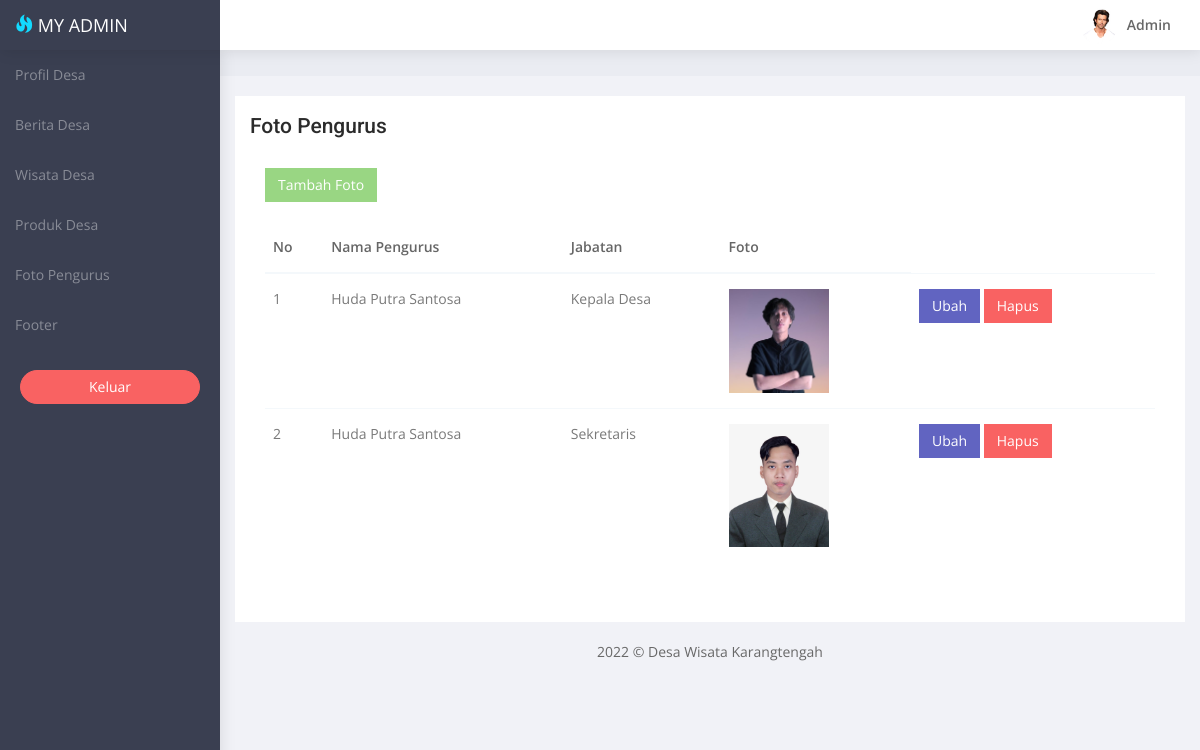
The app's page /admin/foto-pengurus.php (signed in) with its own data.
### tables this page shows
CREATE TABLE `pengurus` (
  `id_pengurus` int(11) NOT NULL,
  `nama_pengurus` varchar(255) NOT NULL,
  `jabatan` varchar(255) NOT NULL,
  `foto_pengurus` varchar(255) NOT NULL
);

### admin/foto-pengurus.php (the view, shortened to what this page needs)
<!DOCTYPE html>
<html lang="en">
<head>
   <link href="bower_components/bootstrap/dist/css/bootstrap.min.css" rel="stylesheet">
   <link href="bower_components/metisMenu/dist/metisMenu.min.css" rel="stylesheet">
   <link href="css/style.css" rel="stylesheet">
</head>
<body>
   <div id="wrapper">
      <?php include './navigationCollapse.php'; ?>
      <div id="page-wrapper">
         <div class="container-fluid">
            <div class="row bg-title">
               <div class="col-lg-12">
               </div>
            </div>
            <div class="row">
               <div class="col-md-12">
                  <div class="white-box">
                     <h3>Foto Pengurus</h3>
                     <div class="white-box">
                        <a href="./tambah-foto" class="btn btn-success">Tambah Foto</a><br><br>
                        <div class="table-responsive">
                           <table class="table">
                              <thead>
                                 <tr>
                                    <th>No</th>
                                    <th>Nama Pengurus</th>
                                    <th>Jabatan</th>
                                    <th>Foto</th>
                                 </tr>
                              </thead>
                              <tbody>
                                 <?php
                                 include '../admin/config.php';
                                 $no = 1;
                                 $getData = mysqli_query($konfigur, "SELECT * FROM pengurus");
                                 while ($row = mysqli_fetch_array($getData)) {
                                 ?>
                                    <tr>
                                       <td><?= $no++; ?></td>
                                       <td><?= $row['nama_pengurus'] ?></td>
                                       <td><?= $row['jabatan'] ?></td>
                                       <td><img src="../assets/img/pengurus/<?= $row['foto_pengurus'] ?>" width="100" alt=""></td>
                                       <td>
                                          <a href="./update-foto?id_pengurus=<?= $row['id_pengurus']; ?>" class="btn btn-primary">Ubah</a>
                                          <a href="./hapus-foto?id_pengurus=<?= $row['id_pengurus']; ?>" class="btn btn-danger">Hapus</a>
                                       </td>
                                    </tr>
                                 <?php } ?>
                              </tbody>
                           </table>
                        </div>
                     </div>
                  </div>
               </div>
            </div>
         </div>
         <footer class="text-center"> 2022 &copy; Desa Wisata Karangtengah</a> </footer>
      </div>
</body>
</html>

### admin/navigationCollapse.php (shortened to what this page needs)
<nav class="navbar navbar-default navbar-static-top" style="margin-bottom: 0">
   <div class="navbar-header"> <a class="navbar-toggle hidden-sm hidden-md hidden-lg " href="javascript:void(0)" data-toggle="collapse" data-target=".navbar-collapse"><i class="ti-menu"></i></a>
      <div class="top-left-part"><a class="logo" href="dashboard.html"><i class="glyphicon glyphicon-fire"></i>&nbsp;<span class="hidden-xs">My Admin</span></a></div>
      <ul class="nav navbar-top-links navbar-right pull-right">
         <li>
            <a class="profile-pic" href="#"> <img src="images/users/hritik.jpg" alt="user-img" width="36" class="img-circle"><b class="hidden-xs">Admin</b> </a>
         </li>
      </ul>
   </div>
</nav>
<div class="navbar-default sidebar nicescroll" role="navigation">
   <div class="sidebar-nav navbar-collapse ">
      <ul class="nav" id="side-menu">
         <li>
            <a href="./dashboard" class="waves-effect">
               Profil Desa</a>
         </li>
         <li>
            <a href="./berita-admin" class="waves-effect">Berita Desa</a>
         </li>
         <li>
            <a href="./wisata-admin" class="waves-effect">Wisata Desa</a>
         </li>
         <li>
            <a href="./produk-admin" class="waves-effect">Produk Desa</a>
         </li>
         <li>
            <a href="./foto-pengurus" class="waves-effect">Foto Pengurus</a>
         </li>
         <li>
            <a href="./footer-admin" class="waves-effect">Footer</a>
         </li>
      </ul>
      <div class="center p-20">
         <span class="hide-menu"><a href="./logout.php" class="btn btn-danger btn-block btn-rounded waves-effect waves-light">Keluar</a></span>
      </div>
   </div>
</div>

### admin/css/style.css (style rules this page uses)
* { outline:0!important }
body { background:#3a3f51;font-family:'Open Sans',sans-serif;margin:0;overflow-x:hidden;color:#686868 }
html { position:relative;min-height:100%;background:#f1f2f7 }
h1,h2,h3,h4,h5,h6 { color:#2b2b2b;font-family:Roboto,sans-serif;margin:10px 0;font-weight:300 }
h3 { line-height:30px;font-size:21px }
b { font-weight:600 }
.p-20 { padding:20px!important }
.btn { border-radius:0 }
#wrapper { width:100% }
#page-wrapper { padding:0 0 60px;min-height:568px;background:#f1f2f7 }
.bg-title { background:#eaecf2;overflow:hidden;padding:15px 20px 10px;margin-bottom:20px }
.bg-title .breadcrumb .active,.logo i { color:#13dafe }
.top-left-part { width:220px;float:left;background:#3a3f51 }
.top-left-part a { color:#fff;font-size:18px;line-height:50px;padding-left:15px;text-transform:uppercase }
.navbar-header { width:100%;background:#fff;border:0 }
.navbar-default { border:0;box-shadow:1px 1px 15px rgba(0,0,0,.1) }
.navbar-top-links { margin-right:0 }
.navbar-top-links>li { float:left }
.navbar-top-links li:last-child { margin-right:15px }
.navbar-top-links>li>a { color:#686868;padding:0 14px;line-height:50px;min-height:50px }
.profile-pic { padding:0 20px;line-height:50px }
.profile-pic img { margin-right:10px }
.btn-rounded { border-radius:60px }
.btn-primary { background:#6164c1;border:1px solid #6164c1 }
.btn-success { background:#99d683;border:1px solid #99d683 }
.btn-danger { background:#f96262;border:1px solid #f96262 }
.white-box { background:#fff;padding:15px;margin-bottom:20px }
.white-box h3 { margin:0 0 12px;font-weight:500 }
.waves-effect { position:relative;cursor:pointer;display:inline-block;overflow:hidden;-webkit-user-select:none;-moz-user-select:none;-ms-user-select:none;user-select:none;-webkit-tap-highlight-color:transparent }
.table { margin-bottom:10px }
.table-bordered,.table>tbody>tr>td,.table>tbody>tr>th,.table>tfoot>tr>td,.table>tfoot>tr>th,.table>thead>tr>td,.table>thead>tr>th { border-top:1px solid #f4f8fb }
.table>tbody>tr>td,.table>tbody>tr>th,.table>tfoot>tr>td,.table>tfoot>tr>th,.table>thead>tr>td,.table>thead>tr>th { padding:15px 8px }
.table>thead>tr>th { vertical-align:bottom;border-bottom:2px solid #f4f8fb }
tbody { color:#797979 }
th { color:#666;font-weight:600 }
.sidebar { background:#3a3f51;overflow-y:auto }
.sidebar .sidebar-nav.navbar-collapse { padding-left:0;padding-right:0 }
#side-menu li a { color:rgba(255,255,255,.4) }
#side-menu>li>a { padding:15px 30px 15px 15px }
@media (min-width:768px) { #page-wrapper { position:relative;margin:0 0 0 220px;transition:.5s ease-out;top:50px } }
@media (min-width:768px) { .navbar-default { position:fixed;width:100%;top:0 } }
@media (min-width:768px) { .sidebar { z-index:1;position:fixed;width:220px;top:50px;height:95%;transform:translate3d(0,0,0);transition:all .6s ease-out } }

### records on screen
pengurus: nama_pengurus "Huda Putra Santosa", jabatan "Kepala Desa", foto_pengurus (picture)
pengurus: nama_pengurus "Huda Putra Santosa", jabatan "Sekretaris", foto_pengurus (picture)
